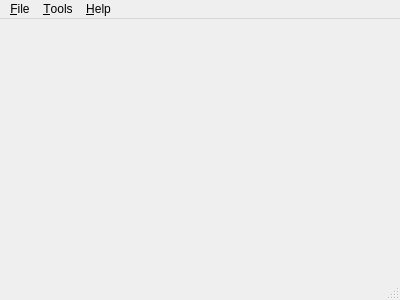
<?xml version="1.0" encoding="UTF-8"?>
<ui version="4.0">
 <class>TMMainWindow</class>
 <widget class="QMainWindow" name="TMMainWindow">
  <property name="geometry">
   <rect>
    <x>0</x>
    <y>0</y>
    <width>400</width>
    <height>300</height>
   </rect>
  </property>
  <property name="windowTitle">
   <string>TorMit</string>
  </property>
  <widget class="TMCentralWidget" name="centralWidget"/>
  <widget class="QMenuBar" name="menuBar">
   <property name="geometry">
    <rect>
     <x>0</x>
     <y>0</y>
     <width>400</width>
     <height>22</height>
    </rect>
   </property>
   <widget class="QMenu" name="menu_File">
    <property name="title">
     <string>&amp;File</string>
    </property>
   </widget>
   <widget class="QMenu" name="menu_Help">
    <property name="title">
     <string>&amp;Help</string>
    </property>
    <addaction name="action_About"/>
   </widget>
   <widget class="QMenu" name="menu_Tools">
    <property name="title">
     <string>&amp;Tools</string>
    </property>
    <addaction name="action_Settings"/>
   </widget>
   <addaction name="menu_File"/>
   <addaction name="menu_Tools"/>
   <addaction name="menu_Help"/>
  </widget>
  <widget class="QStatusBar" name="statusBar"/>
  <action name="action_Settings">
   <property name="text">
    <string>&amp;Settings</string>
   </property>
  </action>
  <action name="action_About">
   <property name="text">
    <string>&amp;About</string>
   </property>
  </action>
 </widget>
 <layoutdefault spacing="6" margin="11"/>
 <customwidgets>
  <customwidget>
   <class>TMCentralWidget</class>
   <extends>QWidget</extends>
   <header>tmcentralwidget.h</header>
   <container>1</container>
  </customwidget>
 </customwidgets>
 <resources/>
 <connections/>
</ui>
